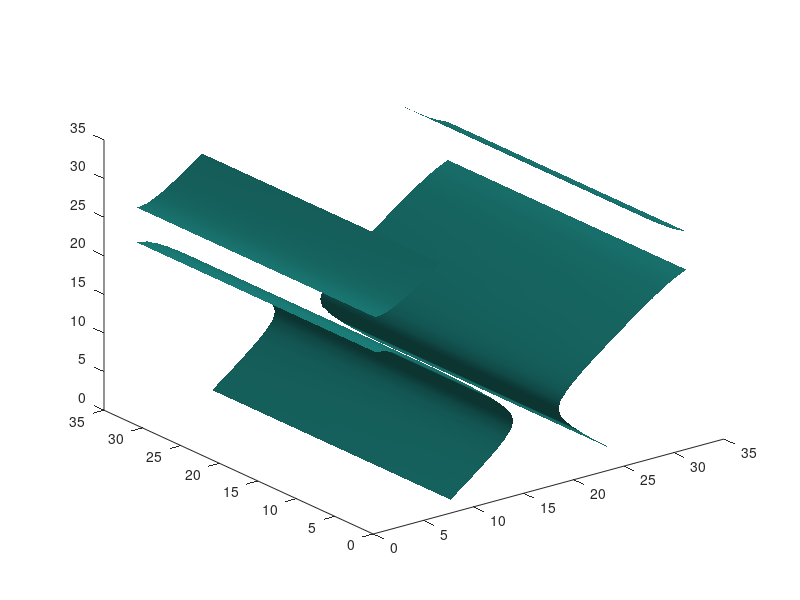

MATLAB code to generate this figure: (Note: this script raises an error after producing the figure.)
% NS solves Navier-Stokes equations in a triply 2*pi periodic domain.

close all
clear all

% Coefficients for third-order low-storage Runge-Kutta scheme.

a = [ 0.0 -5.0/9.0  -153.0/128.0 ];
b = [ 1.0/3.0 15.0/16.0 8.0/15.0 ];

% Output parameters

pathname = '/home/tmattner/Teaching/MSTF/2016/Notes/Run';
jobname = 'test'

% Simulation parameters.

n = 32;       % grid size
kinvis = 0.002; % kinematic viscosity
cfl = 0.5;    % time-step restriction
tdump = 0.1;  % time between data dumps
ndump = 100;  % number of dumps
idump = 0;    % initial dump number

% Grid

dx = 2*pi/n;
x = dx*[0:n-1];
[x, y, z] = ndgrid(x, x, x);

% Wavenumbers

k2 = [0:n/2-1 -n/2:-1].^2;
[kx2, ky2, kz2] = ndgrid(k2, k2, k2);
k2 = kx2 + ky2 + kz2;

ik = 1i*[0:n/2-1 0 -n/2+1:-1];
[ikx, iky, ikz] = ndgrid(ik, ik, ik);

% Initial conditions. Read from file, if it exists.

filename = sprintf('%s/%s%3.3i%s', pathname, jobname, idump, '.h5')

if (exist(filename) == 2)
    
    u = h5read(filename, '/u');
    v = h5read(filename, '/v');
    w = h5read(filename, '/w');
    t = h5read(filename, '/t');
    
else

    u = sin(z) + cos(y);
    v = sin(x) + cos(z);
    w = sin(y) + cos(x);       
    t = 0;

end

% Initialise variables.

ush = fftn(u);
vsh = fftn(v);
wsh = fftn(w);
uh = ush;
vh = vsh;
wh = wsh;
ts = t;

while (t < tdump*ndump)
    
    % Time-step is limited by dt*u/dx < cfl for stability and
    % dt*kinvis/dx^2 < cfl for accuracy. 
    
    dt = cfl*min([dx^2/kinvis dx/max(abs(u(:)) + abs(v(:)) + abs(w(:)))]);
    dt = min([dt, tdump*(idump + 1) - t, tdump ]); 
    tic
    
    % Runge-Kutta step.
    
    for i = 1:length(a)
        
        % Nonlinear terms.
        
        u = real(ifftn(uh));
        v = real(ifftn(vh));
        w = real(ifftn(wh));
        
        dudx = real(ifftn(ikx.*uh));
        dudy = real(ifftn(iky.*uh));
        dudz = real(ifftn(ikz.*uh));
        dvdx = real(ifftn(ikx.*vh));
        dvdy = real(ifftn(iky.*vh));
        dvdz = real(ifftn(ikz.*vh));
        dwdx = real(ifftn(ikx.*wh));
        dwdy = real(ifftn(iky.*wh));
        dwdz = real(ifftn(ikz.*wh));
        
        hxh = 0.5*fftn(u.*dudx + v.*dudy + w.*dudz);
        hyh = 0.5*fftn(u.*dvdx + v.*dvdy + w.*dvdz);
        hzh = 0.5*fftn(u.*dwdx + v.*dwdy + w.*dwdz);
        
        hxh = hxh + 0.5*(ikx.*fftn(u.*u) + iky.*fftn(u.*v) + ikz.*fftn(u.*w));
        hyh = hyh + 0.5*(ikx.*fftn(v.*u) + iky.*fftn(v.*v) + ikz.*fftn(v.*w));
        hzh = hzh + 0.5*(ikx.*fftn(w.*u) + iky.*fftn(w.*v) + ikz.*fftn(w.*w));
        
        % Runge-Kutta substep.
        
        ts = a(i)*ts + dt;
        visc = exp(-kinvis*b(i)*ts.*k2);
        ush = visc.*(a(i)*ush + dt*(-hxh));
        vsh = visc.*(a(i)*vsh + dt*(-hyh));
        wsh = visc.*(a(i)*wsh + dt*(-hzh));
                
        t = b(i)*ts + t;        
        uh = b(i)*ush + visc.*uh;
        vh = b(i)*vsh + visc.*vh;
        wh = b(i)*wsh + visc.*wh;
        
        % Pressure projection.
        
        ph = -(ikx.*uh + iky.*vh + ikz.*wh)./k2;
        ph(1,1,1) = 0;
        uh = uh - ikx.*ph;
        vh = vh - iky.*ph;
        wh = wh - ikz.*ph;
        
    end
    
    u = real(ifftn(uh));
    v = real(ifftn(vh));
    w = real(ifftn(wh));
    
    toc
    
    % Dump data. Will fail if files already exist.
    
    if (abs(t - tdump*(idump + 1)) < 1e-8)
        
        idump = idump + 1;
        
        filename = sprintf('%s/%s%3.3i%s', pathname, jobname, idump, '.h5')
        h5create(filename, '/u', size(u))
        h5create(filename, '/v', size(v))
        h5create(filename, '/w', size(w))
        h5create(filename, '/t', size(t))
        h5create(filename, '/kinvis', size(kinvis))

        h5write(filename, '/u', gather(u))
        h5write(filename, '/v', gather(v))
        h5write(filename, '/w', gather(w))
        h5write(filename, '/t', gather(t))
        h5write(filename, '/kinvis', gather(kinvis))
        
    end
    
    % Monitor solution, compute stats, plot (but not for large jobs), etc
    
    err = (abs(u - exp(-kinvis*t)*(sin(z) + cos(y))) ...
        +  abs(v - exp(-kinvis*t)*(sin(x) + cos(z))) ...
        +  abs(w - exp(-kinvis*t)*(sin(y) + cos(x))));
    errmax = max(err(:))

    tke = 0.5*sum(u(:).^2 + v(:).^2 + w(:).^2)/n^3 
    
    clf
    isosurface(u, 0.1)
    drawnow
end


